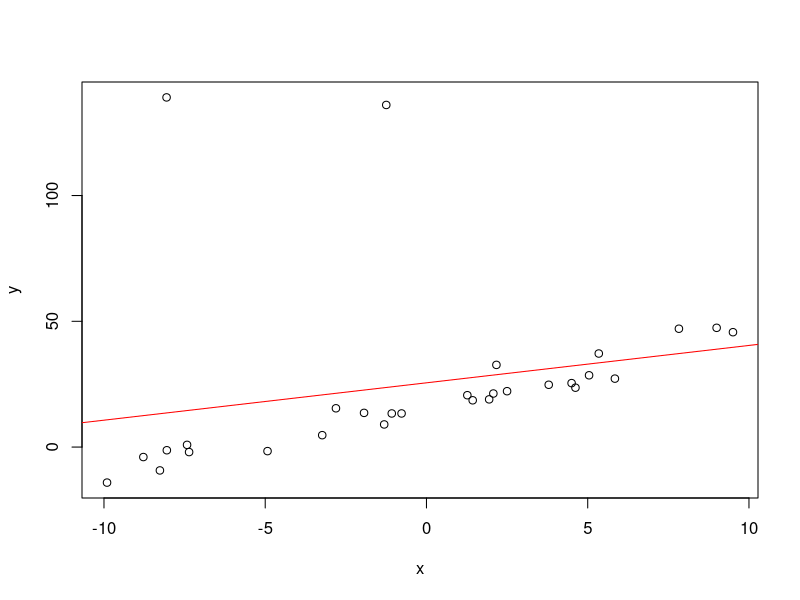

The R script that drew this image:
data <- read.csv('data_lin.csv')
x = data$x
y = data$y
X = matrix(x,nrow=30,ncol=2)
X[,1] = 1
Y <- matrix(y, nrow=30, ncol=1)
ans = solve(t(X)%*%X)%*%t(X)%*%Y
cat("slope =",ans[2])
cat("\ny intercept =",ans[1])
png('taskB.png')
plot(y~x)
abline(a=ans[1],b=ans[2],col='red')